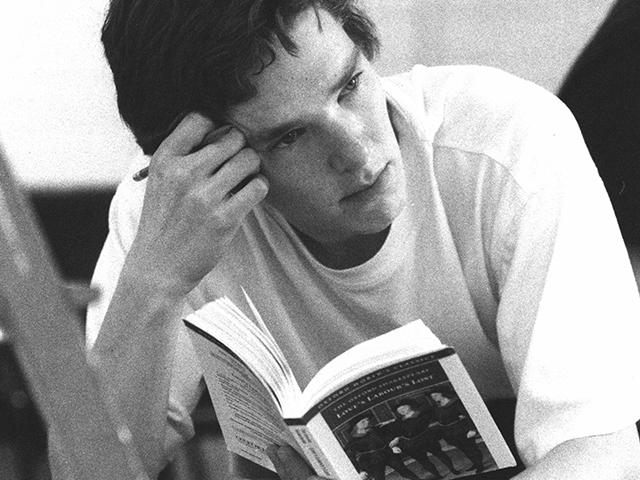
#> input picture benedict.jpg, 640 x 480 px, found by its file name
$ python smoothing.py
#> lines starting #> are read from the running program, lines starting #| are printed output that depends on the picture
import cv2 as cv

img = cv.imread('benedict.jpg')
#> img is the input picture: shape (480, 640, 3); min 2, max 255, mean 153.8
cv.imshow('Benedict', img)

# Averaging
average = cv.blur(img, (55, 55))
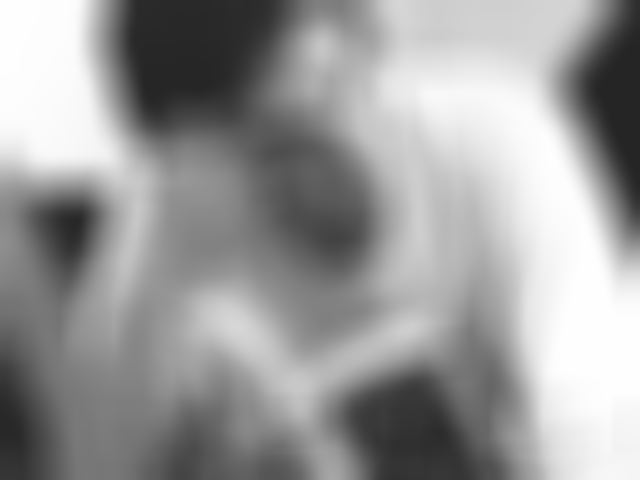
#> average: shape (480, 640, 3); min 36, max 254, mean 153.8
cv.imshow('Averaged blur', average)

# Gaussian Blur
gauss = cv.GaussianBlur(img, (55, 55), 0)
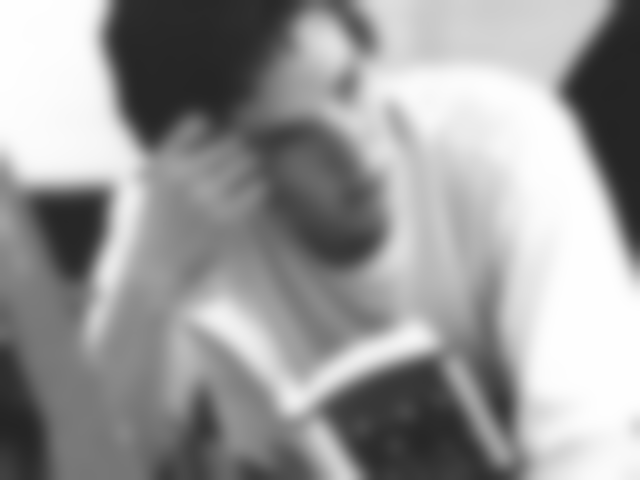
#> gauss: shape (480, 640, 3); min 36, max 254, mean 153.8
cv.imshow('Gaussian Blur', gauss)

# Median Blur
median = cv.medianBlur(img, 55)
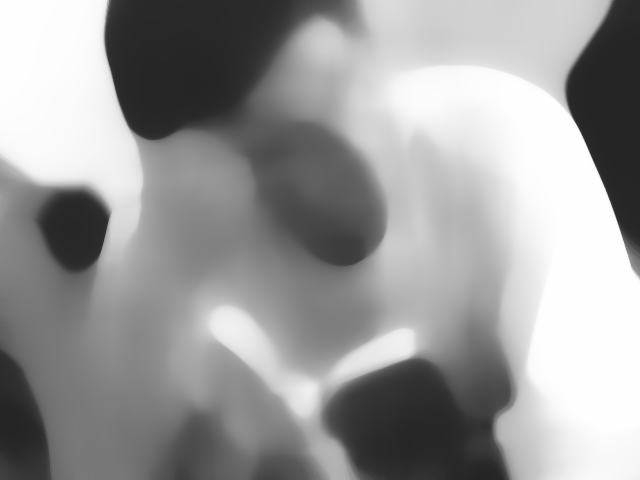
#> median: shape (480, 640, 3); min 36, max 254, mean 153.8
cv.imshow('Median Blur', median)

# Bilateral
bilateral = cv.bilateralFilter(img, 55, 75, 75)
cv.imshow('Bilateral ', bilateral)

cv.waitKey(0)
